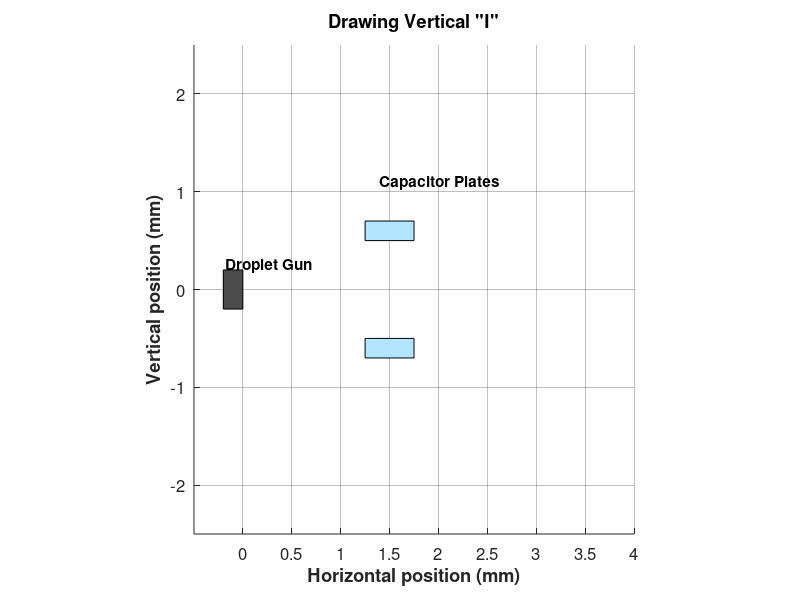

Write MATLAB code to recreate this figure. (Note: this script raises an error after producing the figure.)
clc; clear; close all;

% --- Physical & system parameters ---
Vx = 20;                  % horizontal velocity (m/s)
D = 3e-3;                 % total distance to paper (m)
L1 = 0.5e-3;              % capacitor length (m)
L2 = 1.25e-3;             % distance from capacitor to paper (m)
dpi = 300;                % resolution
pitch_mm = 25.4 / dpi;    % spacing in mm
pitch = pitch_mm / 1e3;   % spacing in meters
line_height_mm = 1;       % max height in mm
N = floor(line_height_mm / pitch_mm); % number of droplets 
dt = 1e-6;                % time step for animation (s)

% --- Capacitor timing ---
T = L1 / Vx;              % time inside capacitor
t2 = L2 / Vx;             % time after capacitor

% --- Droplet gun vertical position ---
y_gun = 0;                % Droplet gun at y = 0 meters

% --- Plot setup ---
figure('Color','w');
set(gcf, 'Position', [100, 100, 1400, 800]);  
hold on; grid on; axis equal;
xlabel('Horizontal position (mm)', 'FontSize', 12, 'FontWeight', 'bold');
ylabel('Vertical position (mm)', 'FontSize', 12, 'FontWeight', 'bold');
title('Drawing Vertical "I"', 'FontSize', 14, 'FontWeight', 'bold');
set(gca,'XTick',0:0.5:4, 'FontSize', 12);
set(gca, 'GridAlpha', 0.3);
axis([-0.5 4 -2.5 2.5]); % centered view

% --- Draw droplet gun ---
gun_x = [-0.2 0 0 -0.2]; % mm
gun_y = [-0.2 -0.2 0.2 0.2]; % mm
fill(gun_x, gun_y, [0.3 0.3 0.3], 'EdgeColor','k');
text(-0.18, 0.25, 'Droplet Gun', 'FontSize', 11, 'FontWeight', 'bold');

% --- Draw capacitor plates ---
x_cap_start = 1.25; % mm
x_cap_end = 1.75;   % mm
gap_mm = 1;         % mm
plate_thickness = 0.2; % mm

fill([x_cap_start x_cap_end x_cap_end x_cap_start], ...
     [gap_mm/2 gap_mm/2 gap_mm/2 + plate_thickness gap_mm/2 + plate_thickness], ...
     [0.7 0.9 1], 'EdgeColor', 'k'); % top plate

fill([x_cap_start x_cap_end x_cap_end x_cap_start], ...
     [-gap_mm/2 -gap_mm/2 -gap_mm/2 - plate_thickness -gap_mm/2 - plate_thickness], ...
     [0.7 0.9 1], 'EdgeColor', 'k'); % bottom plate

text((x_cap_start + x_cap_end)/2 - 0.1, gap_mm/2 + 0.6, 'Capacitor Plates', 'FontSize', 11, 'FontWeight', 'bold');

% --- Draw paper target ---
xline(D*1e3, '--k', 'Paper', 'LabelHorizontalAlignment','right','LabelVerticalAlignment','middle','FontSize',11, 'FontWeight','bold');

% --- Animate droplets (centered top to bottom) ---
for i = 1:N
    y_target = ((N - i + 1) - (N+1)/2) * pitch;  % top to bottom, centered
    Vy = (y_target - y_gun) / t2;              % required vertical velocity
    ay = Vy / T;                               % required vertical acceleration

    t_flight = D / Vx;
    t = 0:dt:t_flight;
    droplet = plot(0, y_gun*1e3, 'bo', 'MarkerFaceColor', 'b', 'MarkerSize', 5, 'LineWidth', 1);

    for j = 1:length(t)
        x = Vx * t(j);
        if x <= x_cap_start/1e3
            y = y_gun;
        elseif x <= x_cap_end/1e3
            t_in = t(j) - x_cap_start/1e3 / Vx;
            y = y_gun + 0.5 * ay * t_in^2;
        else
            y_cap_exit = y_gun + 0.5 * ay * T^2;
            Vy_final = ay * T;
            t_out = t(j) - x_cap_end/1e3 / Vx;
            y = y_cap_exit + Vy_final * t_out;
        end
        set(droplet, 'XData', x*1e3, 'YData', y*1e3);
        if mod(j,10)==0
            drawnow;
        end
    end
end

% --- Display total draw time ---
total_time = N * t_flight;
fprintf('Total time to draw vertical "I": %.3f ms\n', total_time*1e3);